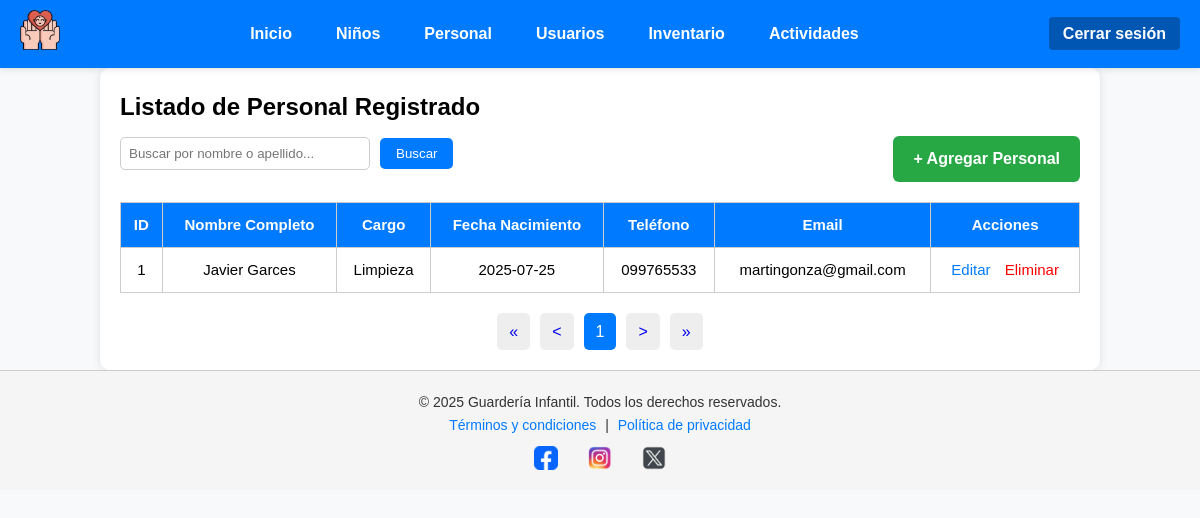
The app's page /MVC/index.php?c=Personal&a=index (signed in) with its own data.
### tables this page shows
CREATE TABLE `personal` (
  `id` int(11) NOT NULL,
  `nombre` varchar(100) NOT NULL,
  `apellido` varchar(100) NOT NULL,
  `cargo` varchar(100) NOT NULL,
  `fecha_nacimiento` date NOT NULL,
  `direccion` varchar(255) NOT NULL,
  `telefono` varchar(20) NOT NULL,
  `email` varchar(100) NOT NULL,
  `fecha_registro` timestamp NOT NULL DEFAULT current_timestamp(),
  `usuario_creacion` varchar(100) NOT NULL,
  `fecha_actualizacion` timestamp NULL DEFAULT NULL ON UPDATE current_timestamp(),
  `usuario_actualizacion` varchar(100) DEFAULT NULL
);

### MVC/controller/PersonalController.php (called while the page is built, shortened)
<?php
require_once "model/dao/PersonalDAO.php";
class PersonalController {
    public function index() {
        $limite = 5;
        $pagina = isset($_GET['pagina']) && is_numeric($_GET['pagina']) ? (int) $_GET['pagina'] : 1;
        $inicio = ($pagina - 1) * $limite;
        if (isset($_GET['buscar']) && !empty(trim($_GET['buscar']))) {
            $texto = trim($_GET['buscar']);
            $datos = PersonalDAO::buscarPorNombre($texto, $inicio, $limite);
            $total = PersonalDAO::totalBusqueda($texto);
        } else {
            $datos = PersonalDAO::listarPaginado($inicio, $limite);
            $total = PersonalDAO::totalRegistros();
        }
        $totalPaginas = ceil($total / $limite);
        require_once "view/personal/personal.list.php";
    }
}

### MVC/index.php (called while the page is built, shortened)
<?php
$a = isset($_GET['a']) ? $_GET['a'] : 'index';
$controller = new $controllerClass();
$controller->$a();

### MVC/model/dao/PersonalDAO.php (called while the page is built, shortened)
<?php
class PersonalDAO {
    public static function listarPaginado($inicio, $limite) {
        $conexion = Conexion::conectar();
        $stmt = $conexion->prepare("SELECT * FROM personal LIMIT ?, ?");
        $stmt->bindParam(1, $inicio, PDO::PARAM_INT);
        $stmt->bindParam(2, $limite, PDO::PARAM_INT);
        $stmt->execute();
        return $stmt->fetchAll(PDO::FETCH_ASSOC);
    }
    public static function totalRegistros() {
        $conexion = Conexion::conectar();
        $stmt = $conexion->query("SELECT COUNT(*) FROM personal");
        return $stmt->fetchColumn();
    }
}

### MVC/view/personal/personal.list.php (the view, shortened to what this page needs)
<?php require_once "view/templates/navbar.php"; ?>
<main class="container">
    <h2>Listado de Personal Registrado</h2>
    <div style="display: flex; justify-content: space-between; align-items: center; margin-bottom: 20px; flex-wrap: wrap; gap: 10px;">
        <form method="GET" action="index.php" style="display: flex; align-items: center; gap: 10px;">
            <input
                type="text"
                name="buscar"
                id="input-busqueda"
                placeholder="Buscar por nombre o apellido..."
                value="<?= $_GET['buscar'] ?? '' ?>"
                style="width: 250px; padding: 8px; border: 1px solid #ccc; border-radius: 5px;"
                oninput="if(this.value === '') this.form.submit();"
            >
            <button type="submit" style="padding: 8px 16px; background-color: #007bff; color: white; border: none; border-radius: 5px;">
                Buscar
            </button>
        </form>
        <a href="index.php?c=Personal&a=nuevo" class="btn-agregar">+ Agregar Personal</a>
    </div>
    <div class="tabla-contenedor">
        <table class="tabla">
            <thead>
                <tr>
                    <th>ID</th>
                    <th>Nombre Completo</th>
                    <th>Cargo</th>
                    <th>Fecha Nacimiento</th>
                    <th>Teléfono</th>
                    <th>Email</th>
                    <th>Acciones</th>
                </tr>
            </thead>
            <tbody>
                <?php if (empty($datos)): ?>
                    <tr>
                        <td colspan="7" style="text-align: center;">No se encontraron registros de personal.</td>
                    </tr>
                <?php else: ?>
                    <?php foreach ($datos as $personal): ?>
                        <tr>
                            <td><?= htmlspecialchars($personal['id']) ?></td>
                            <td><?= htmlspecialchars($personal['nombre'] . ' ' . $personal['apellido']) ?></td>
                            <td><?= htmlspecialchars($personal['cargo']) ?></td>
                            <td><?= htmlspecialchars($personal['fecha_nacimiento']) ?></td>
                            <td><?= htmlspecialchars($personal['telefono']) ?></td>
                            <td><?= htmlspecialchars($personal['email']) ?></td>
                            <td class="acciones">
                                <a href="index.php?c=Personal&a=editar&id=<?= htmlspecialchars($personal['id']) ?>" class="btn-editar">Editar</a>
                                <a href="index.php?c=Personal&a=eliminar&id=<?= htmlspecialchars($personal['id']) ?>"
                                   class="btn-eliminar"
                                   onclick="return confirm('¿Está seguro de que desea eliminar este registro?');">
                                   Eliminar
                                </a>
                            </td>
                        </tr>
                    <?php endforeach; ?>
                <?php endif; ?>
            </tbody>
        </table>
    </div>
    <div class="paginacion" style="margin-top: 20px; display: flex; justify-content: center; align-items: center;">
        <?php
        $pagina = $pagina ?? 1;
        $totalPaginas = $totalPaginas ?? 1;
        $maxPag = 5;
        $inicio = max(1, $pagina - floor($maxPag / 2));
        $fin = min($inicio + $maxPag - 1, $totalPaginas);
        if ($fin - $inicio < $maxPag - 1) {
            $inicio = max(1, $fin - $maxPag + 1);
        }
        ?>
        <a href="index.php?c=Personal&pagina=1<?= isset($_GET['buscar']) ? '&buscar=' . urlencode($_GET['buscar']) : '' ?>"
           style="margin: 0 5px; padding: 6px 12px; background-color: #eee; border-radius: 5px; text-decoration: none;">&laquo;</a>
        <a href="index.php?c=Personal&pagina=<?= max($pagina - 1, 1) ?><?= isset($_GET['buscar']) ? '&buscar=' . urlencode($_GET['buscar']) : '' ?>"
           style="margin: 0 5px; padding: 6px 12px; background-color: #eee; border-radius: 5px; text-decoration: none;">&lt;</a>
        <?php for ($i = $inicio; $i <= $fin; $i++): ?>
            <a href="index.php?c=Personal&pagina=<?= $i ?><?= isset($_GET['buscar']) ? '&buscar=' . urlencode($_GET['buscar']) : '' ?>"
               style="margin: 0 5px; padding: 6px 12px; background-color: <?= $i == $pagina ? '#007bff' : '#eee' ?>; color: <?= $i == $pagina ? '#fff' : '#000' ?>; border-radius: 5px; text-decoration: none;">
               <?= $i ?>
            </a>
        <?php endfor; ?>
        <a href="index.php?c=Personal&pagina=<?= min($pagina + 1, $totalPaginas) ?><?= isset($_GET['buscar']) ? '&buscar=' . urlencode($_GET['buscar']) : '' ?>"
           style="margin: 0 5px; padding: 6px 12px; background-color: #eee; border-radius: 5px; text-decoration: none;">&gt;</a>
        <a href="index.php?c=Personal&pagina=<?= $totalPaginas ?><?= isset($_GET['buscar']) ? '&buscar=' . urlencode($_GET['buscar']) : '' ?>"
           style="margin: 0 5px; padding: 6px 12px; background-color: #eee; border-radius: 5px; text-decoration: none;">&raquo;</a>
    </div>
</main>
<?php require_once "view/templates/footer.php"; ?>

### MVC/assets/css/home.css (style rules this page uses)
html { scroll-behavior: smooth; }
* { margin: 0; padding: 0; box-sizing: border-box; }
body { width: 100%; min-height: 100vh; overflow-x: hidden; background-color: #f8f9fa; font-family: Arial, sans-serif; line-height: 1.6; }
.container { width: 100%; margin: auto; padding: 20px; max-width: 1000px; background: white; border-radius: 10px; box-shadow: 0 0 10px rgba(0,0,0,0.1); }
table.tabla { width: 100%; border-collapse: collapse; margin-top: 20px; font-size: 15px; }
table.tabla th, table.tabla td { border: 1px solid #ccc; padding: 10px; text-align: center; }
table.tabla th { background-color: #007bff; color: white; }
.btn-agregar { display: inline-block; margin-top: 10px; padding: 10px 15px; background-color: #28a745; color: white; text-decoration: none; border-radius: 4px; font-weight: bold; }
.btn-editar { color: #007bff; text-decoration: none; margin-right: 10px; }
.btn-eliminar { color: red; text-decoration: none; }
.btn-agregar { padding: 10px 20px; background-color: #28a745; color: white; font-weight: bold; border: none; border-radius: 6px; cursor: pointer; }
.btn-agregar, .btn-cancelar { padding: 10px 20px; border: none; font-weight: bold; text-align: center; text-decoration: none; border-radius: 6px; min-width: 120px; }
.btn-agregar { background-color: #28a745; color: white; }

### records on screen
personal: id "1", nombre+apellido "Javier Garces", cargo "Limpieza", fecha_nacimiento "2025-07-25", telefono "099765533", email "martingonza@gmail.com"
